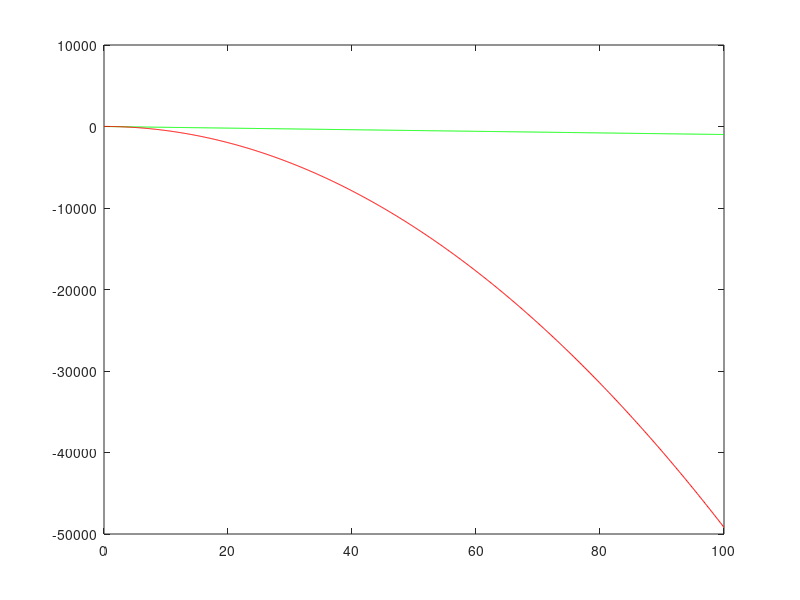

MATLAB code to generate this figure:
% Rigid body properties
m = 3;

% Simulation stepsize
dt = 0.1;
% Total simulation time
T = 100;
n_steps = T/dt;


% Body state variables
x = 10;     % height
v = 0;      % velocity

% Value stores
v_array = [];
h_array = [];
t_array = [];

% Start simulation
for i=0:n_steps
    % Current time
    t = i * dt;
    
    % Calculate total force on rigid body 
    F_total = -9.81 * m;
    
    % Calculate resulting acceleration
    accel = F_total / m;
    
    % Integrate velocity
    v = v + (accel * dt);
    
    % Integrate position in space
    x = x + (v * dt);
    
    % Store values for display
    v_array = vertcat(v_array, v);
    h_array = vertcat(h_array, x);
    t_array = vertcat(t_array, t);
end

% Render
plot(t_array, v_array, 'g', t_array, h_array, 'r');
